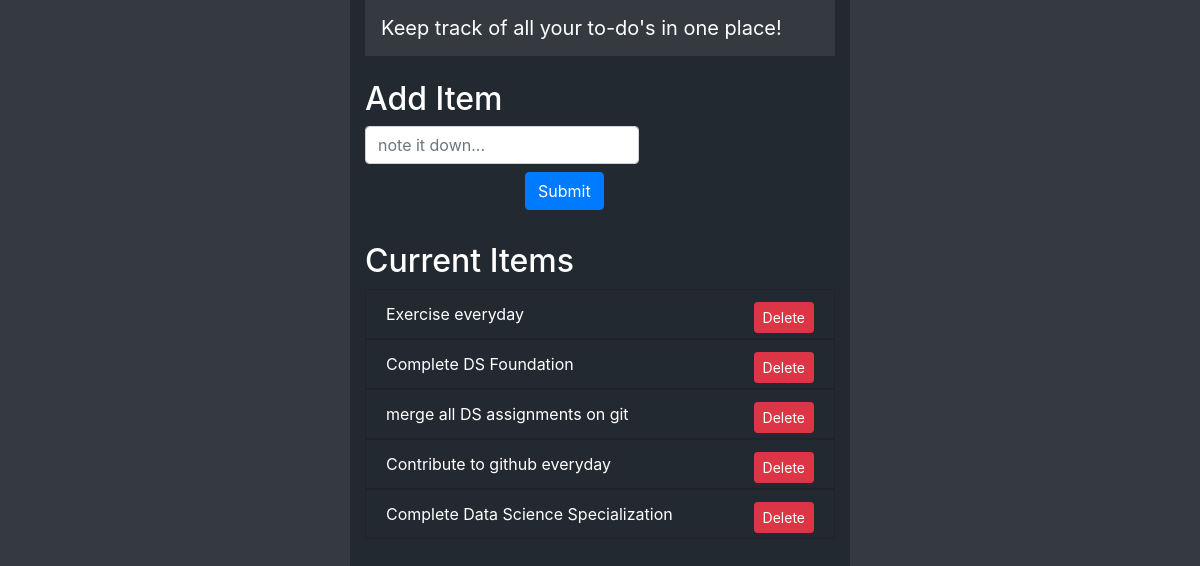
The app's page /, older data.
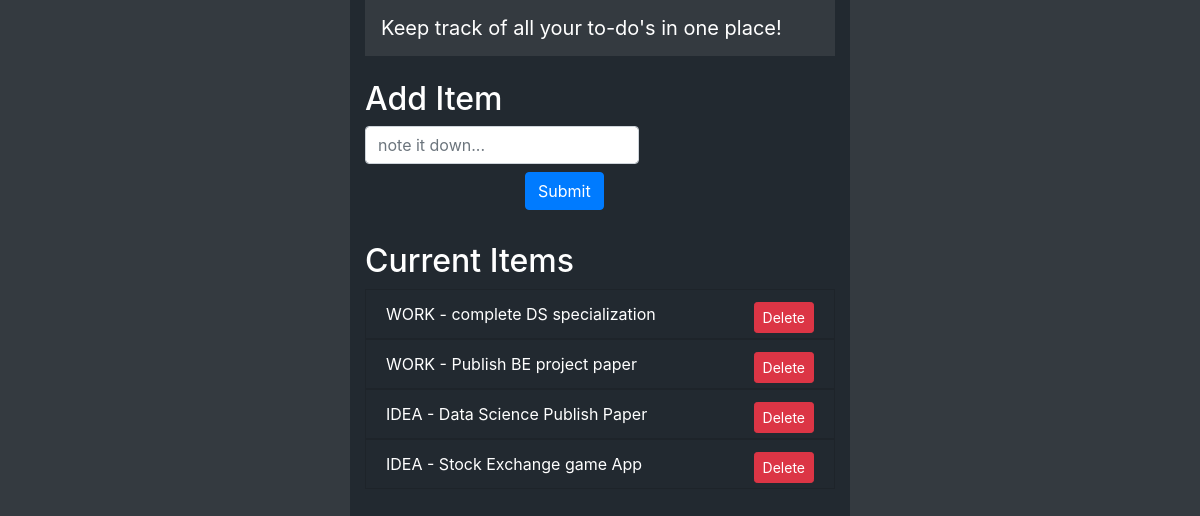
The same page, newer data.
### main/models.py (models this page shows)
class Todo(models.Model):
    added_date = models.DateTimeField()
    text = models.CharField(max_length=200)

### main/views.py (the view)
# urls.py: path('', views.home, name='home'),
def home(request):
    todo_list = Todo.objects.all().order_by("-added_date")
    context = {'todo_list': todo_list}
    return render(request, 'main/index.html', context=context)

### templates/main/index.html (shortened to what this page needs)
<!DOCTYPE html>
<html lang="en" >
<head>
    <link rel="stylesheet" href="https://stackpath.bootstrapcdn.com/bootstrap/4.5.0/css/bootstrap.min.css">
</head>
<body class="bg-dark" >
    <div class="container" style="width:500px; height:1000px; background-color:#222930;">
        <nav class="navbar navbar-dark bg-dark">
         <a class="navbar-brand ">Keep track of all your to-do's in one place!</a>
        </nav>
        <div class="row mt-4">
            <div class="col">
                <h2 style="color:white;"> Add Item</h2>
                <form class="form-inline"  action="add_todo/" method="post"> {% csrf_token %}
                    <input type="text" name="content" class="form-control mb-2 mr-sm-2" placeholder="note it down...">
                    <button type="submit" class="btn btn-primary mb-2" style="margin-left:160px;">Submit</button>
                </form>
            </div>
        </div>
        <div class="row mt-4">
            <div class="col">
                <h2 style="color:white;"> Current Item{% if todo_list|length > 1 %}s{% endif %}</h2>
                <ul class="list-group list-group-flush">
                    {% for item in todo_list %}
                     <form action="del_todo/{{item.id}}/" method="post"> {% csrf_token %}
                        <li class="list-group-item " style="background-color:#222930 ; color:white;">{{ item.text }}
                                <button type="submit" class="btn btn-sm btn-danger float-right" >Delete</button>
                        </li>
                     </form>
                    {% endfor %}
                </ul>
            </div>
        </div>
    </div>
</body>
</html>

Row changes from the older to the newer data that the page shows:
removed Todo: text "Exercise everyday"
removed Todo: text "Complete DS Foundation"
removed Todo: text "merge all DS assignments on git"
removed Todo: text "Contribute to github everyday"
removed Todo: text "Complete Data Science Specialization"
added Todo: text "WORK - complete DS specialization"
added Todo: text "WORK - Publish BE project paper"
added Todo: text "IDEA - Data Science Publish Paper"
added Todo: text "IDEA - Stock Exchange game App"
